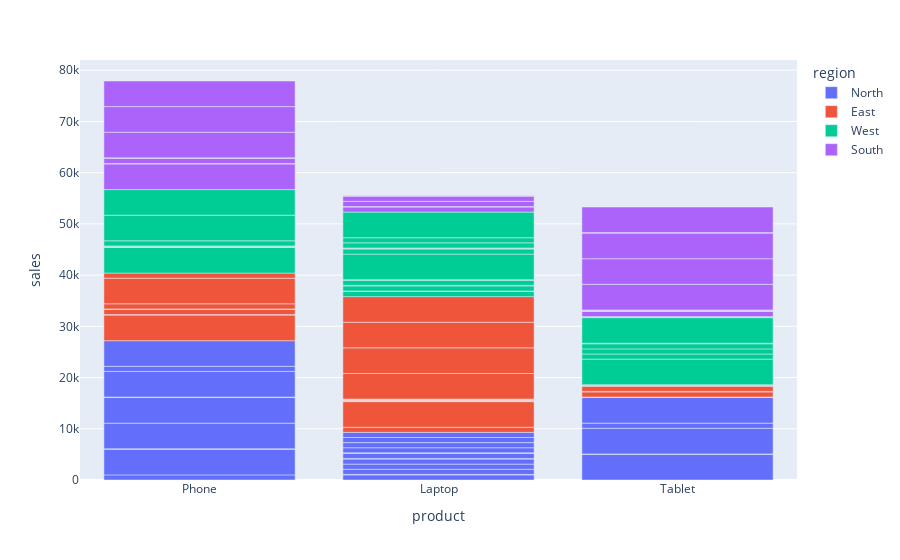

The notebook cell saved with this chart:
### Markdown cell above
# Why Python?

### Code cell
import pandas as pd
import random
import plotly.express as px

# Create sample sales data using random choices
product_choice = ['Laptop', 'Phone', 'Tablet']
sales_choice = [1000, 5000, 100]
region_choice = ['North', 'South', 'East', 'West']
data = {
    'date': pd.date_range('2024-01-01', periods=100, freq='D'),
    'product': random.choices(product_choice,k=100),
    'sales': random.choices(sales_choice,k=100),
    'region': random.choices(region_choice,k=100)
}

df = pd.DataFrame(data)

# Data analysis in just a few lines
print("Dataset Overview:")
# print(df.head())
print(f"\nTotal records: {len(df)}")

# Group by product and calculate statistics
product_stats = df.groupby('product')['sales'].agg(['sum', 'mean', 'count'])
print("\nSales by Product:")
print(product_stats)

# Find top performing regions
region_performance = df.groupby('region')['sales'].sum().sort_values(ascending=False)
print("\nTop Regions by Sales:")
print(region_performance)

# Filter data for high-value sales
high_value_sales = df[df['sales'] > 3500]
print(f"\nHigh-value sales (>$3500): {len(high_value_sales)} transactions")

# Time-based analysis
df['month'] = df['date'].dt.month
monthly_sales = df.groupby('month')['sales'].sum()
print("\nMonthly Sales Trend:")
print(monthly_sales)

fig = px.bar(
   df,
   x='product',
   y='sales',
   color='region'
)
fig.show()

### Figure 1 — Plotly figure (JSON) as saved in the notebook; plotly's stock layout.template omitted (floating-point values rounded to 4 significant figures)
{"data": [{"hovertemplate": "region=North<br>product=%{x}<br>sales=%{y}<extra></extra>", "legendgroup": "North", "marker": {"color": "#636efa", "pattern": {"shape": ""}}, "name": "North", "orientation": "v", "showlegend": true, "textposition": "auto", "type": "bar", "x": ["Phone", "Laptop", "Laptop", "Phone", "Tablet", "Laptop", "Tablet", "Tablet", "Phone", "Tablet", "Phone", "Laptop", "Phone", "Tablet", "Phone", "Phone", "Laptop", "Laptop", "Laptop", "Laptop", "Laptop", "Laptop", "Laptop", "Laptop", "Phone", "Phone"], "xaxis": "x", "y": [1000, 1000, 100, 5000, 5000, 1000, 100, 5000, 100, 1000, 5000, 1000, 5000, 5000, 100, 5000, 1000, 100, 1000, 100, 1000, 1000, 1000, 1000, 1000, 5000], "yaxis": "y"}, {"hovertemplate": "region=East<br>product=%{x}<br>sales=%{y}<extra></extra>", "legendgroup": "East", "marker": {"color": "#EF553B", "pattern": {"shape": ""}}, "name": "East", "orientation": "v", "showlegend": true, "textposition": "auto", "type": "bar", "x": ["Phone", "Laptop", "Tablet", "Laptop", "Phone", "Laptop", "Laptop", "Phone", "Tablet", "Laptop", "Tablet", "Tablet", "Laptop", "Phone", "Tablet", "Laptop", "Phone", "Laptop", "Phone", "Laptop", "Laptop", "Laptop", "Phone", "Tablet", "Tablet"], "xaxis": "x", "y": [5000, 1000, 100, 5000, 100, 100, 100, 1000, 1000, 100, 100, 1000, 100, 100, 100, 100, 1000, 5000, 5000, 5000, 5000, 5000, 1000, 100, 100], "yaxis": "y"}, {"hovertemplate": "region=West<br>product=%{x}<br>sales=%{y}<extra></extra>", "legendgroup": "West", "marker": {"color": "#00cc96", "pattern": {"shape": ""}}, "name": "West", "orientation": "v", "showlegend": true, "textposition": "auto", "type": "bar", "x": ["Laptop", "Phone", "Tablet", "Laptop", "Laptop", "Phone", "Phone", "Laptop", "Laptop", "Laptop", "Laptop", "Tablet", "Phone", "Phone", "Tablet", "Laptop", "Laptop", "Laptop", "Tablet", "Laptop", "Tablet", "Phone", "Phone", "Laptop", "Tablet", "Laptop"], "xaxis": "x", "y": [1000, 5000, 5000, 100, 1000, 100, 100, 100, 1000, 100, 5000, 1000, 100, 1000, 1000, 1000, 100, 100, 1000, 1000, 100, 5000, 5000, 1000, 5000, 5000], "yaxis": "y"}, {"hovertemplate": "region=South<br>product=%{x}<br>sales=%{y}<extra></extra>", "legendgroup": "South", "marker": {"color": "#ab63fa", "pattern": {"shape": ""}}, "name": "South", "orientation": "v", "showlegend": true, "textposition": "auto", "type": "bar", "x": ["Phone", "Phone", "Phone", "Tablet", "Laptop", "Laptop", "Phone", "Tablet", "Tablet", "Laptop", "Phone", "Tablet", "Phone", "Laptop", "Tablet", "Phone", "Tablet", "Tablet", "Tablet", "Tablet", "Laptop", "Tablet", "Tablet"], "xaxis": "x", "y": [5000, 100, 1000, 100, 1000, 100, 100, 100, 1000, 1000, 5000, 100, 5000, 1000, 100, 5000, 100, 5000, 5000, 5000, 100, 100, 5000], "yaxis": "y"}], "layout": {"barmode": "relative", "legend": {"title": {"text": "region"}, "tracegroupgap": 0}, "margin": {"t": 60}, "xaxis": {"anchor": "y", "domain": [0, 1], "title": {"text": "product"}}, "yaxis": {"anchor": "x", "domain": [0, 1], "title": {"text": "sales"}}}}
